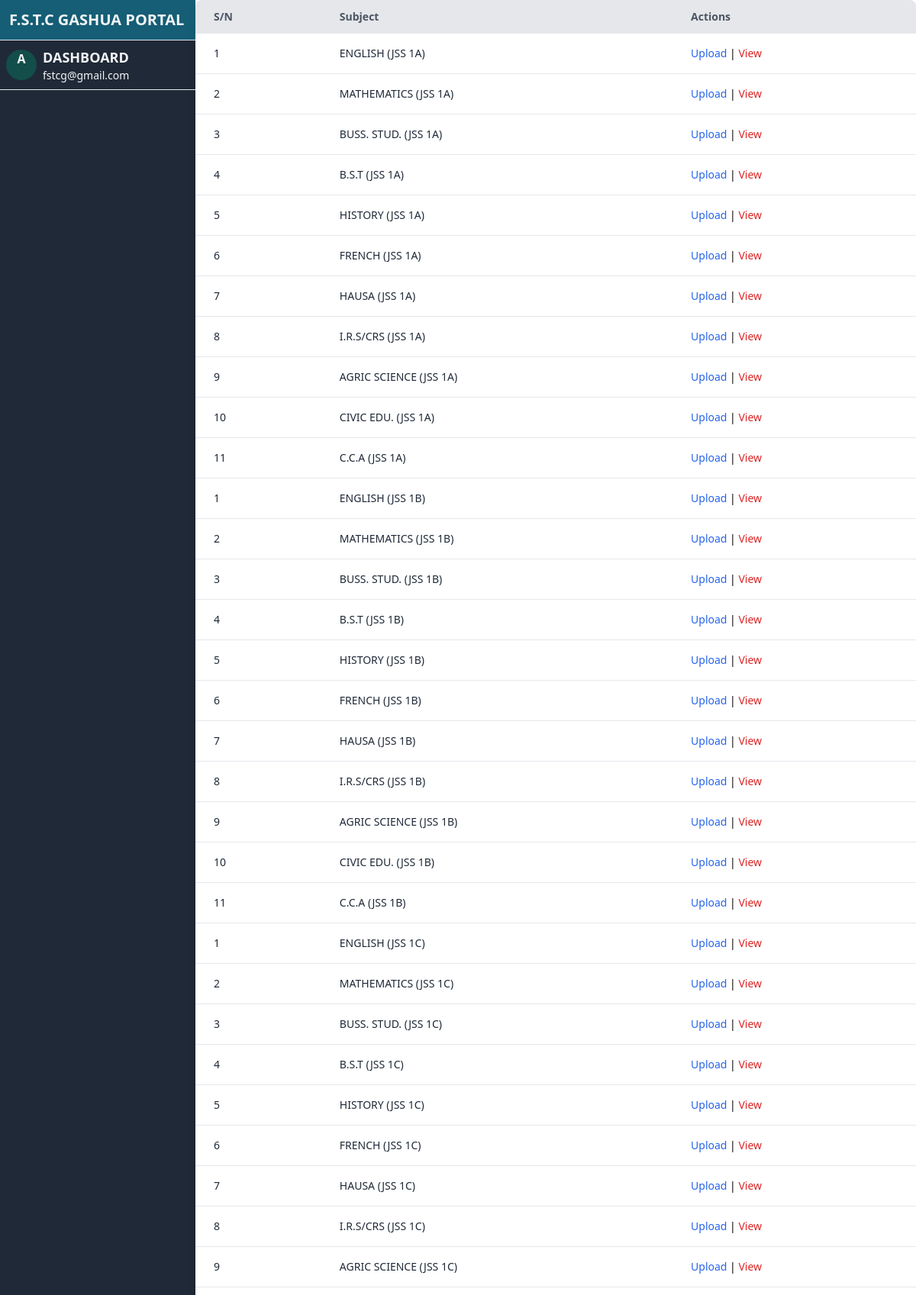
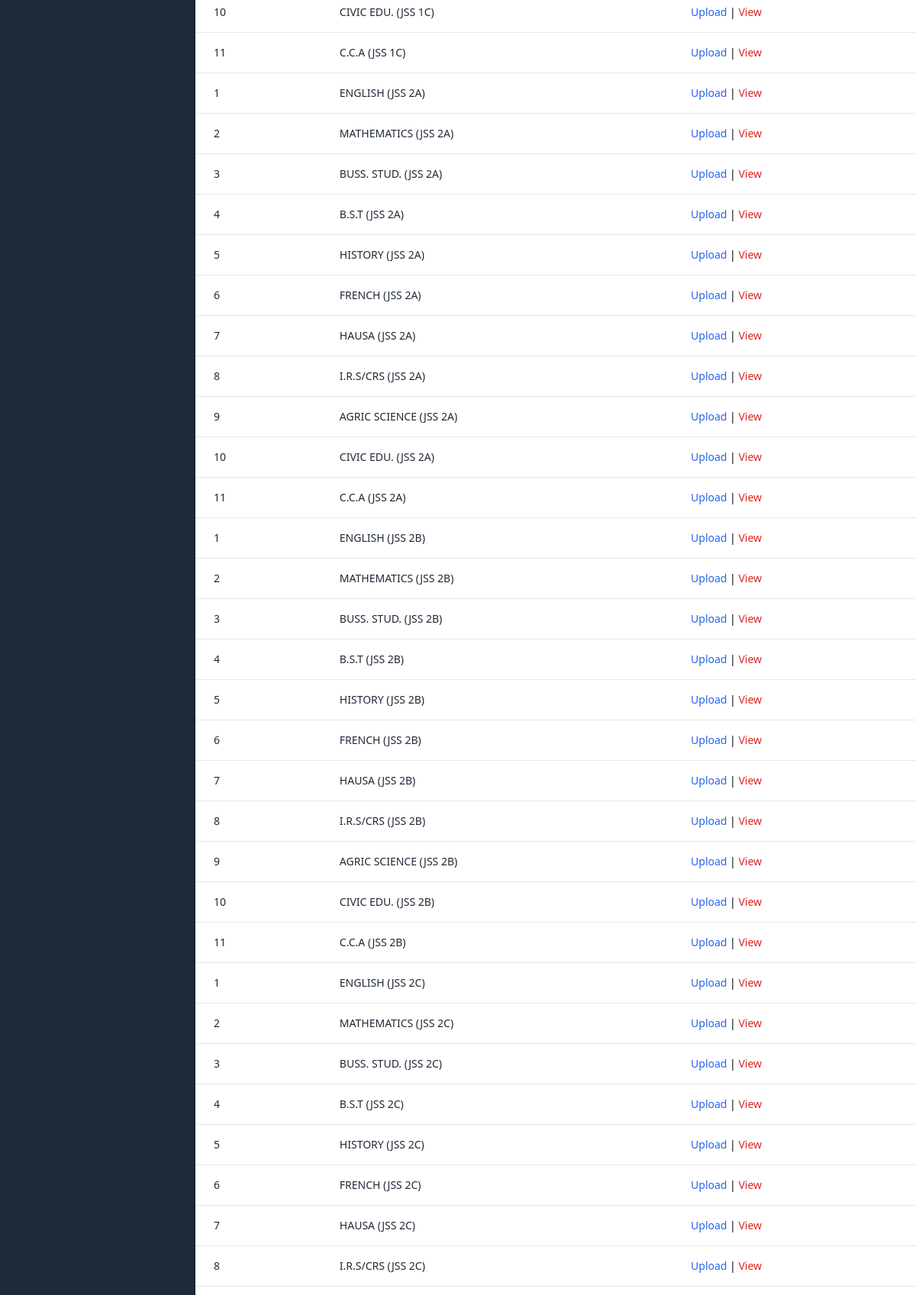
/admin-upload-score-view/ (upper part), run on the app's committed database (2 pictures, top to bottom).
### profiles/models.py (models this page shows, shortened)
class Subject(models.Model):
    name = models.CharField(max_length = 255)

class Level(models.Model):
    name = models.CharField(max_length = 255)

### report_card/views.py (the view)
# urls.py: path('admin-upload-score-view/', views.admin_upload_score_view, name='admin-upload-score-view'),
def admin_upload_score_view(request):
    grade_levels = Level.objects.all()
    subjects = Subject.objects.all()
    context = {
        'grade_levels': grade_levels,
        'subjects': subjects,
    }
    return render(request, 'admin_upload_score_view.html', context)

### report_card/templates/admin_upload_score_view.html
{% extends 'dashboards/base.html' %}
{% block content %}
    <div class="w-full mx-auto bg-white shadow-lg rounded-lg overflow-auto">
        <div class="overflow-x-auto">
            <table class="min-w-full table-auto">
                <thead class="bg-gray-200">
                    <tr>
                        <th class="px-6 py-3 text-left text-sm font-semibold text-gray-600">S/N</th>
                        <th class="px-6 py-3 text-left text-sm font-semibold text-gray-600">Subject</th>
                        <th class="px-6 py-3 text-left text-sm font-semibold text-gray-600">Actions</th>
                    </tr>
                </thead>
                <tbody>
                    {% for grade_level in grade_levels %}
                        {% for subject in subjects %}
                            <tr class="border-b hover:bg-gray-50">
                                <td class="px-6 py-4 text-sm text-gray-800">{{ forloop.counter }}</td>
                                <td class="px-6 py-4 text-sm text-gray-800">{{ subject.name }} ({{ grade_level.name }})</td>
                                <td class="px-6 py-4 text-sm">
                                    <a href="{% url 'reports:score_students' grade_level_id=grade_level.id subject_id=subject.id %}" class="text-blue-600 hover:text-blue-800">Upload</a> |
                                    <a href="#" class="text-red-600 hover:text-red-800">View</a>
                                </td>
                            </tr>
                        {% endfor %}
                    {% endfor %}
                </tbody>
            </table>
        </div>
    </div>
{% endblock %}

### data on the page
Level: name "JSS 1A"
Subject: name "ENGLISH"
Subject: name "MATHEMATICS"
Subject: name "BUSS. STUD."
Subject: name "B.S.T"
Subject: name "HISTORY"
Subject: name "FRENCH"
Subject: name "HAUSA"
Subject: name "I.R.S/CRS"
Subject: name "AGRIC SCIENCE"
Subject: name "CIVIC EDU."
Subject: name "C.C.A"
Level: name "JSS 1B"
Level: name "JSS 1C"
Level: name "JSS 2A"
Level: name "JSS 2B"
Level: name "JSS 2C"
